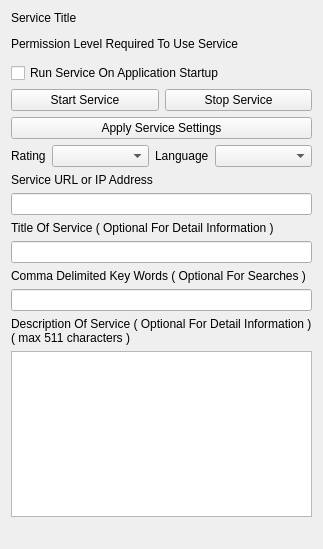
<?xml version="1.0" encoding="UTF-8"?>
<ui version="4.0">
 <class>AppletServiceBaseUi</class>
 <widget class="QWidget" name="AppletServiceBaseUi">
  <property name="geometry">
   <rect>
    <x>0</x>
    <y>0</y>
    <width>318</width>
    <height>549</height>
   </rect>
  </property>
  <property name="windowTitle">
   <string>Service</string>
  </property>
  <property name="styleSheet">
   <string notr="true"/>
  </property>
  <layout class="QVBoxLayout" name="verticalLayout">
   <item>
    <widget class="QLabel" name="m_ServiceTitleLabel">
     <property name="text">
      <string>Service Title</string>
     </property>
     <property name="wordWrap">
      <bool>true</bool>
     </property>
    </widget>
   </item>
   <item>
    <widget class="InformationWidget" name="m_InfoWidget" native="true"/>
   </item>
   <item>
    <widget class="QLabel" name="m_PermissionLabel">
     <property name="text">
      <string>Permission Level Required To Use Service</string>
     </property>
    </widget>
   </item>
   <item>
    <widget class="PermissionWidget" name="m_PermissionWidget" native="true"/>
   </item>
   <item>
    <widget class="QCheckBox" name="m_RunOnStartupCheckBox">
     <property name="text">
      <string>Run Service On Application Startup</string>
     </property>
    </widget>
   </item>
   <item>
    <layout class="QHBoxLayout" name="horizontalLayout">
     <item>
      <widget class="QPushButton" name="m_StartButton">
       <property name="text">
        <string>Start Service</string>
       </property>
      </widget>
     </item>
     <item>
      <widget class="QPushButton" name="m_StopButton">
       <property name="sizePolicy">
        <sizepolicy hsizetype="Minimum" vsizetype="Preferred">
         <horstretch>0</horstretch>
         <verstretch>0</verstretch>
        </sizepolicy>
       </property>
       <property name="minimumSize">
        <size>
         <width>0</width>
         <height>0</height>
        </size>
       </property>
       <property name="text">
        <string>Stop Service</string>
       </property>
      </widget>
     </item>
    </layout>
   </item>
   <item>
    <widget class="QPushButton" name="m_ApplyButton">
     <property name="text">
      <string>Apply Service Settings</string>
     </property>
    </widget>
   </item>
   <item>
    <layout class="QHBoxLayout" name="horizontalLayout_2">
     <item>
      <widget class="QLabel" name="label_5">
       <property name="text">
        <string>Rating</string>
       </property>
      </widget>
     </item>
     <item>
      <widget class="QComboBox" name="m_ContentRatingComboBox">
       <property name="sizePolicy">
        <sizepolicy hsizetype="Expanding" vsizetype="Preferred">
         <horstretch>0</horstretch>
         <verstretch>0</verstretch>
        </sizepolicy>
       </property>
       <property name="maxCount">
        <number>100</number>
       </property>
      </widget>
     </item>
     <item>
      <widget class="QLabel" name="label_4">
       <property name="text">
        <string>Language</string>
       </property>
      </widget>
     </item>
     <item>
      <widget class="QComboBox" name="m_LanguageComboBox">
       <property name="sizePolicy">
        <sizepolicy hsizetype="Expanding" vsizetype="Preferred">
         <horstretch>0</horstretch>
         <verstretch>0</verstretch>
        </sizepolicy>
       </property>
      </widget>
     </item>
    </layout>
   </item>
   <item>
    <widget class="QLabel" name="m_UrlDescriptionLabel">
     <property name="text">
      <string>Service URL or IP Address</string>
     </property>
    </widget>
   </item>
   <item>
    <widget class="QLineEdit" name="m_UrlEdit">
     <property name="maxLength">
      <number>63</number>
     </property>
    </widget>
   </item>
   <item>
    <widget class="QLabel" name="m_UserDisplayedNameLabel">
     <property name="text">
      <string>Title Of Service ( Optional For Detail Information )</string>
     </property>
    </widget>
   </item>
   <item>
    <widget class="QLineEdit" name="m_NameEdit">
     <property name="maxLength">
      <number>127</number>
     </property>
    </widget>
   </item>
   <item>
    <widget class="QLabel" name="m_KeyWordsLabel">
     <property name="sizePolicy">
      <sizepolicy hsizetype="Preferred" vsizetype="Preferred">
       <horstretch>0</horstretch>
       <verstretch>0</verstretch>
      </sizepolicy>
     </property>
     <property name="text">
      <string>Comma Delimited Key Words ( Optional For Searches )</string>
     </property>
    </widget>
   </item>
   <item>
    <widget class="QLineEdit" name="m_KeyWordsEdit">
     <property name="maxLength">
      <number>63</number>
     </property>
    </widget>
   </item>
   <item>
    <widget class="QLabel" name="m_DescriptionLabel">
     <property name="text">
      <string>Description Of Service ( Optional For Detail Information )
( max 511 characters )</string>
     </property>
    </widget>
   </item>
   <item>
    <widget class="QPlainTextEdit" name="m_DescriptionEdit">
     <property name="sizePolicy">
      <sizepolicy hsizetype="Expanding" vsizetype="Preferred">
       <horstretch>0</horstretch>
       <verstretch>0</verstretch>
      </sizepolicy>
     </property>
    </widget>
   </item>
   <item>
    <widget class="ThumbnailEditWidget" name="m_ThumbnailEditWidget" native="true"/>
   </item>
   <item>
    <spacer name="verticalSpacer">
     <property name="orientation">
      <enum>Qt::Vertical</enum>
     </property>
     <property name="sizeHint" stdset="0">
      <size>
       <width>20</width>
       <height>40</height>
      </size>
     </property>
    </spacer>
   </item>
  </layout>
 </widget>
 <customwidgets>
  <customwidget>
   <class>ThumbnailEditWidget</class>
   <extends>QWidget</extends>
   <header>ThumbnailEditWidget.h</header>
   <container>1</container>
  </customwidget>
  <customwidget>
   <class>PermissionWidget</class>
   <extends>QWidget</extends>
   <header>PermissionWidget.h</header>
   <container>1</container>
  </customwidget>
  <customwidget>
   <class>InformationWidget</class>
   <extends>QWidget</extends>
   <header>InformationWidget.h</header>
   <container>1</container>
  </customwidget>
 </customwidgets>
 <resources/>
 <connections/>
</ui>
